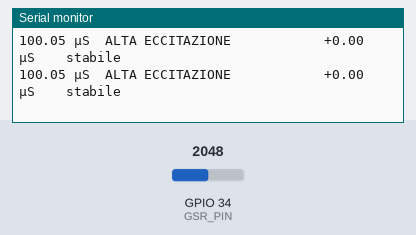
The sketch below on a simulated ESP32. Parts: the last lines printed to the serial monitor. The test bench sets the inputs (shaded band); at power-on: GPIO 34 (GSR_PIN) = 2048 (analog values on the 0–4095 scale).

Above: at 15.5 s.
15.6 s: GPIO 34 (GSR_PIN) set to 1175
At 15.84 s:
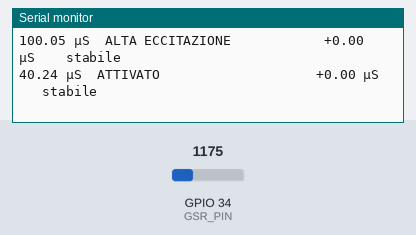
17.1 s: GPIO 34 (GSR_PIN) set to 1063
At 17.35 s:
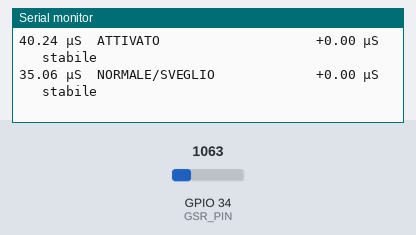
Timing chart, 0 to 20.1 s (numbered marks = the images above; inputs shaded):
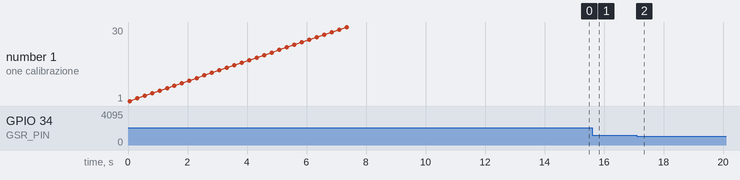

The sketch:

gsr_sensor_reader.ino
```cpp
// =============================================
//  GSR Sensor Reader - ESP32
//  Con interpretazione in tempo reale
// =============================================

const int GSR_PIN       = 34;
const int SAMPLES       = 10;
const int SAMPLE_DELAY  = 5;
const float VCC         = 3.3;
const int ADC_RES       = 4095;
const float R_SENSE     = 10000.0;

// --- Baseline dinamica ---
float baseline       = 0;
float smoothed       = 0;
const float ALPHA    = 0.05;   // Quanto veloce si aggiorna la baseline (0.0–1.0)
bool calibrated      = false;
const int CALIB_SAMPLES = 30;  // ~6 secondi di calibrazione

// --- Soglie relative (µS di scarto dalla baseline) ---
const float THR_CALM       = 1.5;   // sotto baseline+1.5 → calmo
const float THR_ATTENTIVE  = 3.0;   // +1.5 a +3.0 → attento/concentrato
const float THR_STRESSED   = 6.0;   // +3.0 a +6.0 → stressato/eccitato
                                     // oltre +6.0  → picco forte (sorpresa/paura)

// --- Soglie assolute (µS) per stato base ---
const float ABS_LOW        = 20.0;  // sotto → rilassato/sonnolento
const float ABS_MED_LOW    = 28.0;  // 20–28 → calmo
const float ABS_MED_HIGH   = 38.0;  // 28–38 → normale/sveglio  ← sei qui
const float ABS_HIGH       = 50.0;  // 38–50 → attivato
                                     // oltre → alta eccitazione

// -----------------------------------------------

float readGSR() {
  long sum = 0;
  for (int i = 0; i < SAMPLES; i++) {
    sum += analogRead(GSR_PIN);
    delay(SAMPLE_DELAY);
  }
  int raw = sum / SAMPLES;
  float voltage = (raw * VCC) / ADC_RES;
  if (voltage < 0.01) return 0;
  float resistance = (VCC - voltage) / (voltage / R_SENSE);
  return (1.0 / resistance) * 1e6;
}

String absoluteState(float uS) {
  if (uS < ABS_LOW)      return "RILASSATO/SONNOLENTO";
  if (uS < ABS_MED_LOW)  return "CALMO";
  if (uS < ABS_MED_HIGH) return "NORMALE/SVEGLIO";
  if (uS < ABS_HIGH)     return "ATTIVATO";
  return                        "ALTA ECCITAZIONE";
}

String relativeState(float delta) {
  if (delta < THR_CALM)      return "stabile";
  if (delta < THR_ATTENTIVE) return "leggera variazione";
  if (delta < THR_STRESSED)  return "AUMENTO STRESS/ATTENZIONE";
  return                            "** PICCO - RISPOSTA EMOTIVA FORTE **";
}

void setup() {
  Serial.begin(115200);
  analogReadResolution(12);
  analogSetAttenuation(ADC_11db);

  Serial.println("=== GSR Sensor - Calibrazione in corso... ===");
  Serial.println("Tieni ferma la mano e rilassati per 6 secondi.");
  Serial.println();

  // Calibrazione baseline
  float total = 0;
  for (int i = 0; i < CALIB_SAMPLES; i++) {
    float val = readGSR();
    total += val;
    Serial.print("  Campione calibrazione ");
    Serial.print(i + 1);
    Serial.print("/");
    Serial.print(CALIB_SAMPLES);
    Serial.print("  →  ");
    Serial.print(val, 2);
    Serial.println(" µS");
    delay(200);
  }
  baseline  = total / CALIB_SAMPLES;
  smoothed  = baseline;
  calibrated = true;

  Serial.println();
  Serial.print(">>> Baseline stabilita: ");
  Serial.print(baseline, 2);
  Serial.println(" µS");
  Serial.println("==============================================");
  Serial.println("µS\t\tStato Assoluto\t\t\tVariaz. da baseline\tInterpretazione");
  Serial.println("-----------------------------------------------------------------------------------------------");
  delay(500);
}

void loop() {
  float uS = readGSR();

  // Aggiorna baseline lentamente (deriva cutanea naturale)
  smoothed = (ALPHA * uS) + ((1.0 - ALPHA) * smoothed);
  float delta = uS - smoothed;
  if (delta < 0) delta = 0;  // Solo picchi verso l'alto sono significativi

  // Output
  Serial.print(uS, 2);
  Serial.print(" µS\t");

  String absS = absoluteState(uS);
  Serial.print(absS);
  // padding per allineare
  for (int i = absS.length(); i < 28; i++) Serial.print(" ");

  Serial.print("+");
  Serial.print(delta, 2);
  Serial.print(" µS\t\t");

  Serial.println(relativeState(delta));

  delay(200);
}
```

Measured:
- the behaviour switches between 1128 and 1127 on GPIO 34 (GSR_PIN) (found by bisection; images 1 and 2)
- after the input at 15.6 s, the serial monitor: prints a new line after 0.06 s (image 1)
- after the input at 17.1 s, the serial monitor: prints a new line after 0.07 s (image 2)
